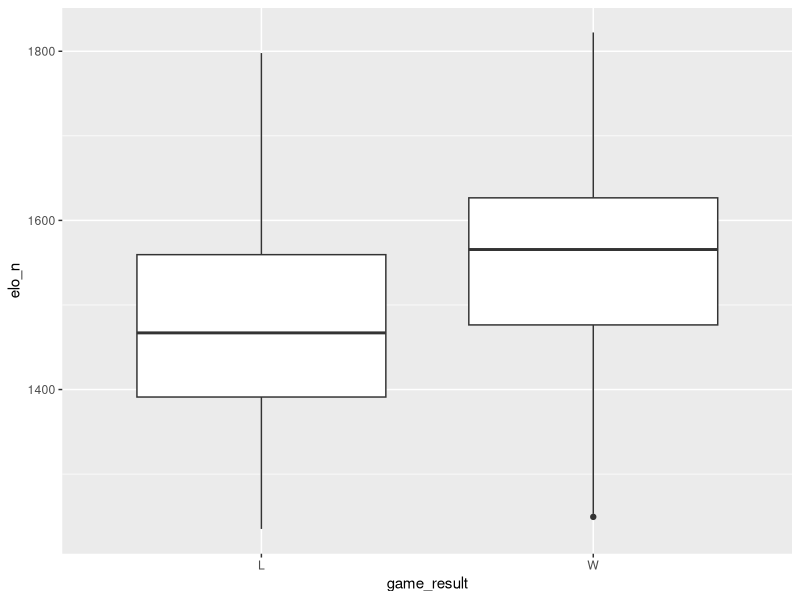

R code for this plot:
library(ggplot2)
nba <- read.csv("nba-elo.csv", header=TRUE)
ggplot(nba, aes(x=game_result, y=elo_n)) + geom_boxplot()

